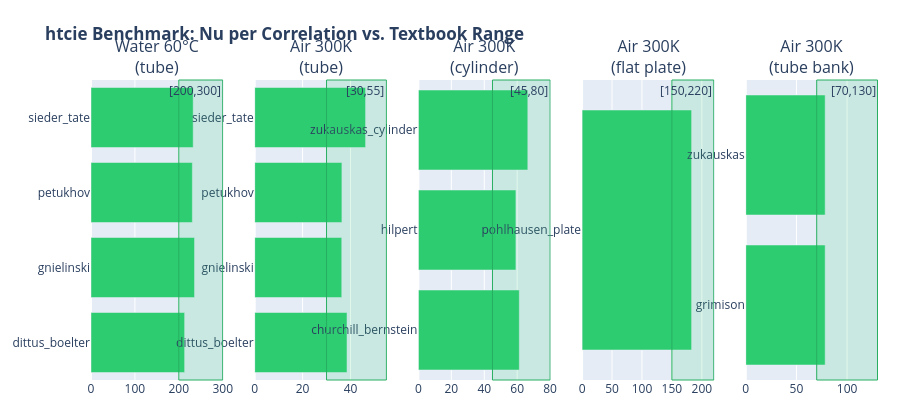

Notebook code cell kept with this figure:
### Markdown cell above
## Section 4 — Summary: All Cases, All Methods

The chart below shows Nu from every applicable correlation per case.
The shaded band indicates the textbook-derived expected range.
Green bars are within range; red bars fall outside.

### Code cell
all_rows = rows_water + rows_air_tube + rows_cylinder + rows_plate + rows_bank

cases_order = [
    "water_60C",
    "air_300K_tube",
    "air_cylinder",
    "air_flat_plate",
    "air_tube_bank",
]
case_titles = {
    "water_60C": "Water 60°C<br>(tube)",
    "air_300K_tube": "Air 300K<br>(tube)",
    "air_cylinder": "Air 300K<br>(cylinder)",
    "air_flat_plate": "Air 300K<br>(flat plate)",
    "air_tube_bank": "Air 300K<br>(tube bank)",
}

fig = make_subplots(
    rows=1,
    cols=len(cases_order),
    subplot_titles=[case_titles[c] for c in cases_order],
    shared_yaxes=False,
)

for col, case_key in enumerate(cases_order, 1):
    rows = [r for r in all_rows if r["case"] == case_key]
    if not rows:
        continue
    methods = [r["method"].split(".")[-1] for r in rows]
    nus = [r["nu"] for r in rows]
    colors = ["#2ecc71" if r["pass_"] else "#e74c3c" for r in rows]
    nu_lo, nu_hi = rows[0]["nu_lo"], rows[0]["nu_hi"]

    fig.add_trace(
        go.Bar(
            y=methods,
            x=nus,
            orientation="h",
            marker_color=colors,
            showlegend=False,
            hovertemplate="%{y}: Nu=%{x:.1f}<extra></extra>",
        ),
        row=1,
        col=col,
    )
    fig.add_vrect(
        x0=nu_lo,
        x1=nu_hi,
        fillcolor="rgba(46,204,113,0.15)",
        line_width=1,
        line_color="#27ae60",
        annotation_text=f"[{nu_lo},{nu_hi}]",
        annotation_position="top right",
        row=1,
        col=col,
    )

fig.update_layout(
    title_text="<b>htcie Benchmark: Nu per Correlation vs. Textbook Range</b>",
    height=420,
    margin=dict(t=80, b=40, l=40, r=20),
)
fig.show()

total = len(all_rows)
passed = sum(1 for r in all_rows if r["pass_"])
print(f"\nSummary: {passed}/{total} method-case combinations within textbook range.")

### Figure 1 — Plotly figure (JSON) as saved in the notebook; plotly's stock layout.template omitted (floating-point values rounded to 4 significant figures)
{"data": [{"hovertemplate": "%{y}: Nu=%{x:.1f}<extra></extra>", "marker": {"color": ["#2ecc71", "#2ecc71", "#2ecc71", "#2ecc71"]}, "orientation": "h", "showlegend": false, "type": "bar", "x": [213.3, 235.8, 230.8, 232.7], "xaxis": "x", "y": ["dittus_boelter", "gnielinski", "petukhov", "sieder_tate"], "yaxis": "y"}, {"hovertemplate": "%{y}: Nu=%{x:.1f}<extra></extra>", "marker": {"color": ["#2ecc71", "#2ecc71", "#2ecc71", "#2ecc71"]}, "orientation": "h", "showlegend": false, "type": "bar", "x": [38.54, 36.35, 36.41, 46.3], "xaxis": "x2", "y": ["dittus_boelter", "gnielinski", "petukhov", "sieder_tate"], "yaxis": "y2"}, {"hovertemplate": "%{y}: Nu=%{x:.1f}<extra></extra>", "marker": {"color": ["#2ecc71", "#2ecc71", "#2ecc71"]}, "orientation": "h", "showlegend": false, "type": "bar", "x": [61.28, 59.23, 66.46], "xaxis": "x3", "y": ["churchill_bernstein", "hilpert", "zukauskas_cylinder"], "yaxis": "y3"}, {"hovertemplate": "%{y}: Nu=%{x:.1f}<extra></extra>", "marker": {"color": ["#2ecc71"]}, "orientation": "h", "showlegend": false, "type": "bar", "x": [182.9], "xaxis": "x4", "y": ["pohlhausen_plate"], "yaxis": "y4"}, {"hovertemplate": "%{y}: Nu=%{x:.1f}<extra></extra>", "marker": {"color": ["#2ecc71", "#2ecc71"]}, "orientation": "h", "showlegend": false, "type": "bar", "x": [78.35, 78.35], "xaxis": "x5", "y": ["grimison", "zukauskas"], "yaxis": "y5"}], "layout": {"annotations": [{"font": {"size": 16}, "showarrow": false, "text": "Water 60°C<br>(tube)", "x": 0.084, "xanchor": "center", "xref": "paper", "y": 1, "yanchor": "bottom", "yref": "paper"}, {"font": {"size": 16}, "showarrow": false, "text": "Air 300K<br>(tube)", "x": 0.292, "xanchor": "center", "xref": "paper", "y": 1, "yanchor": "bottom", "yref": "paper"}, {"font": {"size": 16}, "showarrow": false, "text": "Air 300K<br>(cylinder)", "x": 0.5, "xanchor": "center", "xref": "paper", "y": 1, "yanchor": "bottom", "yref": "paper"}, {"font": {"size": 16}, "showarrow": false, "text": "Air 300K<br>(flat plate)", "x": 0.708, "xanchor": "center", "xref": "paper", "y": 1, "yanchor": "bottom", "yref": "paper"}, {"font": {"size": 16}, "showarrow": false, "text": "Air 300K<br>(tube bank)", "x": 0.916, "xanchor": "center", "xref": "paper", "y": 1, "yanchor": "bottom", "yref": "paper"}, {"showarrow": false, "text": "[200,300]", "x": 300, "xanchor": "right", "xref": "x", "y": 1, "yanchor": "top", "yref": "y domain"}, {"showarrow": false, "text": "[30,55]", "x": 55, "xanchor": "right", "xref": "x2", "y": 1, "yanchor": "top", "yref": "y2 domain"}, {"showarrow": false, "text": "[45,80]", "x": 80, "xanchor": "right", "xref": "x3", "y": 1, "yanchor": "top", "yref": "y3 domain"}, {"showarrow": false, "text": "[150,220]", "x": 220, "xanchor": "right", "xref": "x4", "y": 1, "yanchor": "top", "yref": "y4 domain"}, {"showarrow": false, "text": "[70,130]", "x": 130, "xanchor": "right", "xref": "x5", "y": 1, "yanchor": "top", "yref": "y5 domain"}], "height": 420, "margin": {"b": 40, "l": 40, "r": 20, "t": 80}, "shapes": [{"fillcolor": "rgba(46,204,113,0.15)", "line": {"color": "#27ae60", "width": 1}, "type": "rect", "x0": 200, "x1": 300, "xref": "x", "y0": 0, "y1": 1, "yref": "y domain"}, {"fillcolor": "rgba(46,204,113,0.15)", "line": {"color": "#27ae60", "width": 1}, "type": "rect", "x0": 30, "x1": 55, "xref": "x2", "y0": 0, "y1": 1, "yref": "y2 domain"}, {"fillcolor": "rgba(46,204,113,0.15)", "line": {"color": "#27ae60", "width": 1}, "type": "rect", "x0": 45, "x1": 80, "xref": "x3", "y0": 0, "y1": 1, "yref": "y3 domain"}, {"fillcolor": "rgba(46,204,113,0.15)", "line": {"color": "#27ae60", "width": 1}, "type": "rect", "x0": 150, "x1": 220, "xref": "x4", "y0": 0, "y1": 1, "yref": "y4 domain"}, {"fillcolor": "rgba(46,204,113,0.15)", "line": {"color": "#27ae60", "width": 1}, "type": "rect", "x0": 70, "x1": 130, "xref": "x5", "y0": 0, "y1": 1, "yref": "y5 domain"}], "title": {"text": "<b>htcie Benchmark: Nu per Correlation vs. Textbook Range</b>"}, "xaxis": {"anchor": "y", "domain": [0, 0.168]}, "xaxis2": {"anchor": "y2", "domain": [0.208, 0.376]}, "xaxis3": {"anchor": "y3", "domain": [0.416, 0.584]}, "xaxis4": {"anchor": "y4", "domain": [0.624, 0.792]}, "xaxis5": {"anchor": "y5", "domain": [0.832, 1]}, "yaxis": {"anchor": "x", "domain": [0, 1]}, "yaxis2": {"anchor": "x2", "domain": [0, 1]}, "yaxis3": {"anchor": "x3", "domain": [0, 1]}, "yaxis4": {"anchor": "x4", "domain": [0, 1]}, "yaxis5": {"anchor": "x5", "domain": [0, 1]}}}
